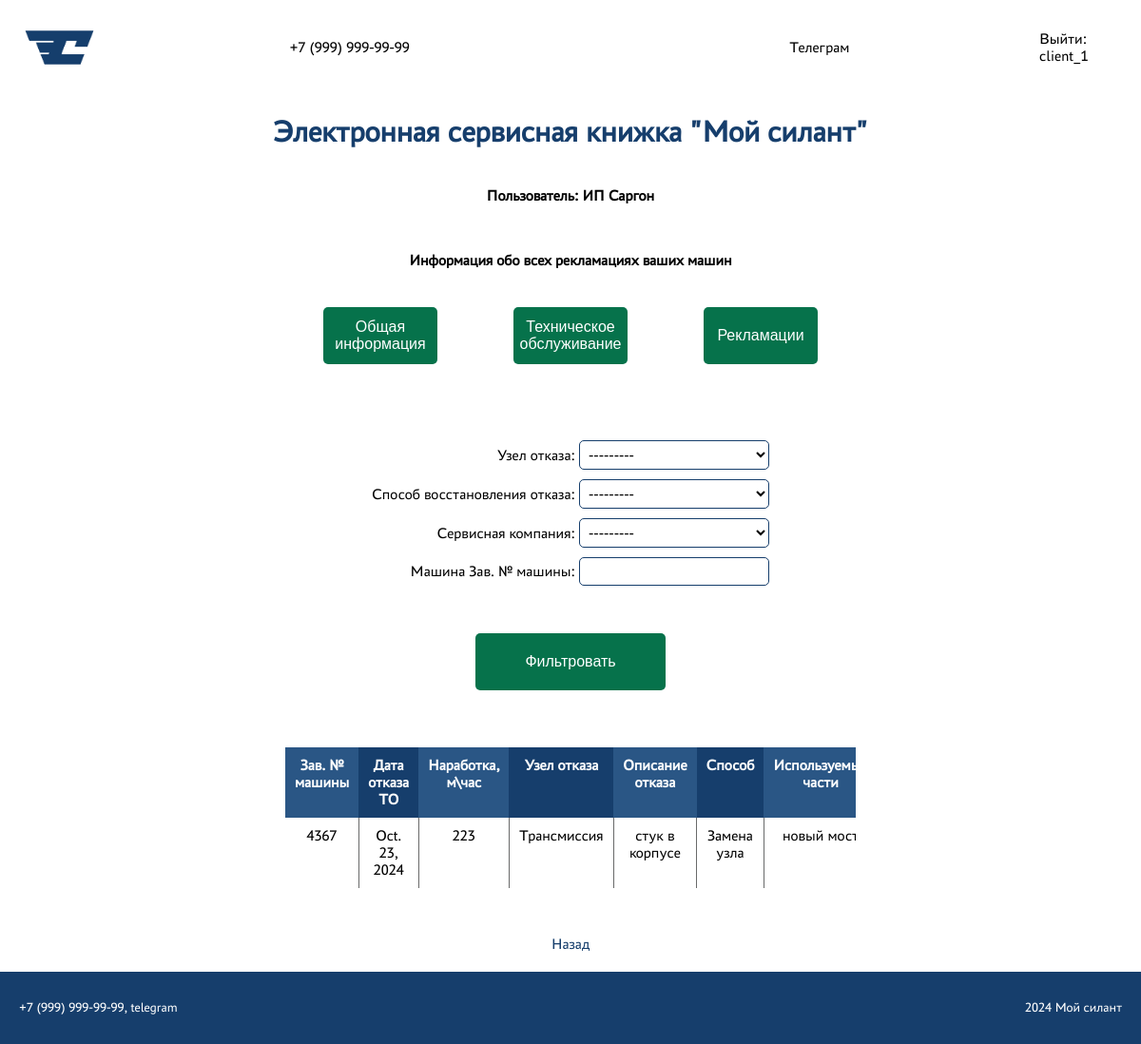
The page /complaints/ (signed in) on the database its author committed.
### loaders/models.py (models this page shows, shortened)
class BaseModel(models.Model):
    def __str__(self):
        return self.name
    class Meta:
        abstract = True

class Client(BaseModel):
    name = models.CharField(max_length=255)
    description = models.CharField(max_length=255)
    user = models.ForeignKey(User, on_delete=models.CASCADE)
    group = models.ForeignKey(Group, on_delete=models.CASCADE)

class Complaint(models.Model):
    failure_date = models.DateField(null=True, verbose_name='Дата отказа')
    operating_hours = models.IntegerField(verbose_name='Наработка, м/час')
    failure_node = models.ForeignKey(FailureNode, on_delete=models.CASCADE, verbose_name='Узел отказа')
    failure_description = models.CharField(max_length=255, verbose_name='Описание отказа')
    recovery_method = models.ForeignKey(RecoveryMethod, on_delete=models.CASCADE, verbose_name='Способ восстановления отказа')
    spare_parts_used = models.CharField(max_length=255, verbose_name='Использованные запчасти')
    recovery_date = models.DateField(null=True, verbose_name='Дата восстановления отказа')
    downtime = models.IntegerField(verbose_name='Время простоя')
    machine = models.ForeignKey(Machine, on_delete=models.CASCADE, verbose_name='Машина')
    service_company = models.ForeignKey(ServiceCompany, on_delete=models.CASCADE, verbose_name='Сервисная компания')
    class Meta:
        ordering = ['-failure_date']

class Machine(models.Model):
    serial_number = models.CharField(max_length=255, verbose_name='Зав. № машины')
    equipment = models.ForeignKey(EquipmentModel, on_delete=models.CASCADE, verbose_name='Модель техники')
    engine_model = models.ForeignKey(EngineModel, on_delete=models.CASCADE, verbose_name='Модель двигателя')
    engine_serial = models.CharField(max_length=255, verbose_name='Зав. № двигателя')
    transmission_model = models.ForeignKey(TransmissionModel, on_delete=models.CASCADE, verbose_name='Модель трансмиссии')
    transmission_serial = models.CharField(max_length=255, verbose_name='Зав. № трансмиссии')
    drive_axle_model = models.ForeignKey(DriveAxleModel, on_delete=models.CASCADE, verbose_name='Модель ведущего моста')
    drive_axle_serial = models.CharField(max_length=255, verbose_name='Зав. № ведущего моста')
    steerable_axle_model = models.ForeignKey(SteeringAxleModel, on_delete=models.CASCADE, verbose_name='Модель управляемого моста')
    steerable_axle_serial = models.CharField(max_length=255, verbose_name='Зав. № управляемого моста')
    delivery_contract = models.CharField(max_length=255, verbose_name='Договор поставки №, дата')
    shipment_date = models.DateField(null=True, verbose_name='Дата отгрузки с завода')
    recipient = models.CharField(max_length=255, verbose_name='Грузополучатель (конечный потребитель)')
    delivery_address = models.CharField(max_length=255, blank=True, verbose_name='Адрес доставки (эксплуатации)')
    configuration = models.CharField(max_length=255, blank=True, verbose_name='Комплектация (доп. опции)')
    client = models.ForeignKey(Client, on_delete=models.CASCADE, verbose_name='Клиент')
    service_company = models.ForeignKey(ServiceCompany, on_delete=models.CASCADE, verbose_name='Сервисная компания')
    class Meta:
        ordering = ['-shipment_date']

class FailureNode(BaseModel):
    name = models.CharField(max_length=255)
    description = models.CharField(max_length=255)

class RecoveryMethod(BaseModel):
    name = models.CharField(max_length=255)
    description = models.CharField(max_length=255)

### loaders/views.py (the view)
# urls.py: path('complaints/', complaint_list, name='complaints_list'),
@login_required
@permission_required("loaders.view_complaint", raise_exception=True)
def complaint_list(request):
    can_add_complaints = request.user.has_perm("loaders.add_complaint")
    can_update_complaints = request.user.has_perm("loaders.change_complaint")
    can_delete_complaints = request.user.has_perm("loaders.delete_complaint")
    client = None
    username = request.user.first_name
    try:
        client = Client.objects.get(user_id=request.user.id)
    except Client.DoesNotExist:
        try:
            service_company = ServiceCompany.objects.get(user_id=request.user.id)
        except ServiceCompany.DoesNotExist:
            complaints = Complaint.objects.all().order_by('machine__serial_number')
            complaints_filter = ComplaintFilter(request.GET, queryset=complaints)
            return render(
                request,
                "complaints/complaints_list.html",
                {
                    "complaints": complaints,
                    "filter": complaints_filter,
                    "can_add_complaint": can_add_complaints,
                    "can_update_complaint": can_update_complaints,
                    "can_delete_complaint": can_delete_complaints,
                    "username": username,
                    "client": client,
                },
            )
        client = username
        complaints = Complaint.objects.filter(service_company_id=service_company.id).order_by('machine__serial_number')
        complaints_filter = ComplaintFilter(request.GET, queryset=complaints)
        return render(
            request,
            "complaints/complaints_list.html",
            {
                "complaints": complaints,
                "filter": complaints_filter,
                "can_add_complaint": can_add_complaints,
                "can_update_complaint": can_update_complaints,
                "can_delete_complaint": can_delete_complaints,
                "username": username,
                "client": client,
            },
        )
    client_machines = Machine.objects.filter(client=client)
    complaints = Complaint.objects.filter(machine__in=client_machines)
    complaints_filter = ComplaintFilter(request.GET, queryset=complaints)
    return render(
        request,
        "complaints/complaints_list.html",
        {
            "complaints": complaints,
            "client": client,
            "filter": complaints_filter,
            "can_add_complaint": can_add_complaints,
            "can_update_complaint": can_update_complaints,
            "can_delete_complaint": can_delete_complaints,
        },
    )

### templates/complaints/complaints_list.html (shortened to what this page needs)
{% extends 'home.html' %} {% block title %} Мой силант {% endblock title %}
{% block content %}
{% load static %}
<main class="main">
  <div class="result-wrapper">
    <h1>Информация обо всех рекламациях ваших машин</h1>
    <div class="tabs">
      <form action="{% url 'machine_list' %}">
        <button class="sign-button active-tab" class="sign-button">
          Общая информация
        </button>
      </form>
      <form action="{% url 'maintenance_list' %}">
        <button class="sign-button active-tab" class="sign-button">
          Техническое обслуживание
        </button>
      </form>
      <form action="{% url 'complaints_list' %}">
        <button class="sign-button active-tab" class="sign-button">
          Рекламации
        </button>
      </form>
    </div>
    {% if complaints %}
    <div class="form-wrapper form-wrapper-small">
      <form method="get" class="login">
        <div class="right">{{ filter.form }}</div>
        <button type="submit" class="sign-button sign-button-large">
          Фильтровать
        </button>
      </form>
    </div>
    <div class="adaptive-table-wrapper">
      <table class="adaptive-table">
        <thead>
          <tr>
            <th>Зав. № машины</th>
            <th>Дата отказа ТО</th>
            <th>Наработка, м\час</th>
            <th>Узел отказа</th>
            <th>Описание отказа</th>
            <th>Способ</th>
            <th>Используемые части</th>
          </tr>
        </thead>
        <tbody>
          {% for complaint in filter.qs %}
          <tr>
            <td>{{ complaint.machine.serial_number }}</td>
            <td>{{ complaint.failure_date }}</td>
            <td>{{ complaint.operating_hours }}</td>
            <td>{{ complaint.failure_node }}</td>
            <td>{{ complaint.failure_description }}</td>
            <td>{{ complaint.recovery_method }}</td>
            <td>{{ complaint.spare_parts_used }}</td>
          </tr>
          {% endfor %}
        </tbody>
      </table>
    </div>
  </div>
  {% else %}
  <div class="result-wrapper">
    <span class="info-if-doesnt-exists">Рекламаций нет в базе</span>
  </div>
  {% endif %}
  <a href="{% url 'machine_list' %}" class="back-href">Назад</a>
</main>
{% endblock %}

### templates/home.html (shortened to what this page needs)
<!DOCTYPE html>
<html lang="en">
  <head>
    {% load static %}
    <link rel="stylesheet" href="{% static 'css/base.css' %}" />
    <link rel="stylesheet" href="{% static 'css/main/main.css' %}" />
    <link rel="stylesheet" href="{% static 'css/tabs/tabs.css' %}" />
    <link rel="stylesheet" href="{% static 'css/forms/create_forms.css' %}" />
    <link rel="stylesheet" href="{% static 'css/forms/login_forms.css' %}" />
    <link rel="stylesheet" href="{% static 'css/forms/filter_forms.css' %}" />
    <link rel="stylesheet" href="{% static 'css/modal/modal.css' %}" />
  </head>
  <body>
    <nav>
      <div class="logo-signin-wrapper">
        <img src="{% static 'img/logo.jpg' %}" />
        <div class="contact-container">
          <span>+7 (999) 999-99-99</span>
          <span>Телеграм</span>
        </div>
        {% if user.is_authenticated %}
        <a href="{% url 'account_logout' %}">Выйти: {{ user.username }}</a>
        {% else %}
        <a href="{% url 'account_login' %}">Авторизация</a>
        {% endif %}
      </div>
    </nav>
    <h1 class="title">Электронная сервисная книжка "Мой силант"</h1>
    <section class="main-section">
      <div class="user-info">
        {% if client %}
        <h1>Пользователь: {{ client }}</h1>
        {% elif user %}
        <h1>Пользователь: {{ user.last_name }}</h1>
        {% elif user.is_superuser %}
        <h1>Пользователь: Администратор</h1>
        {% else %}
        <h1>Пользователь: Гость</h1>
        {% endif %}
      </div>
      {% block content %}{% endblock %}
    </section>
    <footer>
      <div class="footer-wrapper">
        <span>+7 (999) 999-99-99, telegram</span>
        <span>2024 Мой силант</span>
      </div>
    </footer>
  </body>
</html>

### static/css/base.css (style rules this page uses)
* { margin: 0; padding: 0; border: 0; outline: 0; font-size: 100%; vertical-align: baseline; background: transparent; }
html, body { display: flex; flex-direction: column; align-items: center; height: 100%; width: 100%; font-family: "PT Astra Sans", sans-serif; }
nav { background-color: white; width: 100%; display: flex; flex-direction: column; align-items: center; justify-content: space-between; align-items: center; color: black; }
.contact-container { display: flex; flex-direction: row; justify-content: space-around; align-items: center; width: 100%; }
.logo-signin-wrapper { display: flex; justify-content: space-between; align-items: center; width: 100%; }
.logo-signin-wrapper > img { height: 60px; padding: 20px 0 20px 20px; }
.logo-signin-wrapper > a { color: black; text-decoration: none; padding-right: 20px; }
.title { color: #163e6c; font-size: 32px; padding: 20px 0 20px 0; }
.main-section { display: flex; flex-direction: column; align-items: center; background-color: white; padding: 20px 0 0 0; margin-bottom: 20px; height: 200vh; }
footer { background-color: #163e6c; height: 100px; width: 100%; }
.footer-wrapper { color: white; font-size: 14px; display: flex; justify-content: space-between; align-items: center; width: 100%; height: 100%; }
.footer-wrapper > span { padding: 30px 20px 30px 20px; }

### static/css/main/main.css (style rules this page uses)
.main { display: flex; flex-direction: column; align-items: center; background-color: white; padding: 20px 0 0 0; }
.user-info { display: flex; flex-direction: column; margin-bottom: 10px; }
.result-wrapper { display: flex; flex-direction: column; justify-content: center; align-items: center; padding: 20px; width: 1600px; }
.adaptive-table-wrapper { margin-top: 20px; width: 100%; max-height: 500px; overflow: auto; }
.adaptive-table-wrapper > .adaptive-table { width: 100%; border-collapse: collapse; text-align: center; background-color: white; box-shadow: 0 5px 15px rgba(0, 0, 0, 0.2); }
.adaptive-table-wrapper > .adaptive-table td, .adaptive-table-wrapper > .adaptive-table th { padding: 10px; text-align: center; }
.adaptive-table-wrapper > .adaptive-table th { background-color: #163E6C; color: white; }
.adaptive-table-wrapper > .adaptive-table th:nth-child(odd) { background-color: #2a5685; }
.adaptive-table-wrapper > .adaptive-table td { border-right: 1px solid #696a6a; }
@media screen and (max-width: 1536px) { .result-wrapper { width: 1200px; } }
@media screen and (max-width: 1440px) { .result-wrapper { width: 800px; } }
@media screen and (max-width: 1366px) { .result-wrapper { width: 600px; } }

### static/css/tabs/tabs.css (style rules this page uses)
.tabs { display: flex; flex-direction: row; justify-content: space-around; align-items: center; width: 100%; margin: 20px 0 20px 0; }

### static/css/forms/login_forms.css (style rules this page uses)
.form-wrapper { margin-top: 20px; margin-bottom: 20px; display: flex; flex-direction: column; justify-content: center; align-items: center; }
.login { display: flex; flex-direction: column; justify-content: center; align-items: center; }
.sign-button { margin-top: 20px; margin-bottom: 20px; width: 120px; height: 60px; border-radius: 5px; padding: 5px; background-color: #06724b; cursor: pointer; color: white; transition: 0.3s; }
.sign-button-large { width: 200px; }
.back-href { margin-top: 30px; cursor: pointer; color: #163e6c; text-decoration: none; transition: 0.3s; }

### static/css/forms/filter_forms.css (style rules this page uses)
div > input, select { border-radius: 5px; padding: 5px; background-color: white; border: 1px solid #163E6C; width: 300px; margin-bottom: 10px; width: 200px; }
div > input { width: 188px; }
.right { margin-top: 20px; display: flex; flex-direction: column; justify-content: center; align-items: flex-end; margin-bottom: 20px; }

### rows shown on the page
Client: name "ИП Саргон"
Complaint: machine.serial_number "4367", failure_date "Oct. 23, 2024", operating_hours "223", failure_node "Трансмиссия", failure_description "стук в корпусе", recovery_method "Замена узла", spare_parts_used "новый…"

### other values the page prints
{{ user.username }} "client_1"
